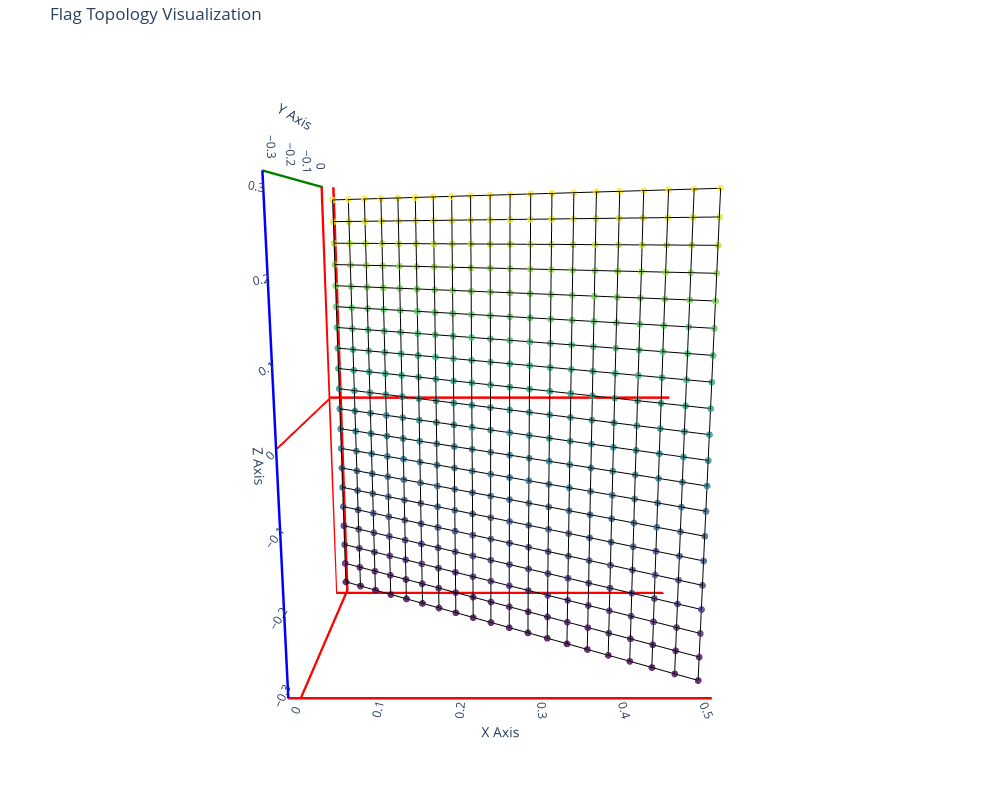

The notebook cell saved with this chart:
### Code cell
visualize_flag_vertices("flag_020_000.npy", use_topology=True)

### Figure 1 — Plotly figure (JSON) as saved in the notebook; plotly's stock layout.template omitted (floating-point values rounded to 4 significant figures; data arrays with more than 128 entries replaced by an {"elided": "..."} marker saying what was removed)
{"data": [{"line": {"color": "black", "width": 2}, "mode": "lines", "name": "Mesh Edges", "type": "scatter3d", "x": {"elided": "4560 float values"}, "y": {"elided": "4560 float values"}, "z": {"elided": "4560 float values"}}, {"marker": {"color": {"elided": "400 float values"}, "colorscale": [[0, "#440154"], [0.1111, "#482878"], [0.2222, "#3e4989"], [0.3333, "#31688e"], [0.4444, "#26828e"], [0.5556, "#1f9e89"], [0.6667, "#35b779"], [0.7778, "#6ece58"], [0.8889, "#b5de2b"], [1, "#fde725"]], "opacity": 0.8, "size": 4}, "mode": "markers", "name": "Vertices", "type": "scatter3d", "x": {"elided": "400 float values"}, "y": {"elided": "400 float values"}, "z": {"elided": "400 float values"}}], "layout": {"height": 800, "margin": {"b": 0, "l": 0, "r": 0, "t": 40}, "scene": {"aspectmode": "data", "camera": {"center": {"x": 0, "y": 0, "z": 0}, "eye": {"x": 0, "y": -2.5, "z": 0.5}, "up": {"x": 0, "y": 0, "z": 1}}, "xaxis": {"linecolor": "red", "linewidth": 5, "showbackground": false, "showgrid": false, "showline": true, "title": {"text": "X Axis"}, "zeroline": true, "zerolinecolor": "red", "zerolinewidth": 5}, "yaxis": {"linecolor": "green", "linewidth": 5, "showbackground": false, "showgrid": false, "showline": true, "title": {"text": "Y Axis"}, "zeroline": true, "zerolinecolor": "red", "zerolinewidth": 5}, "zaxis": {"linecolor": "blue", "linewidth": 5, "showbackground": false, "showgrid": false, "showline": true, "title": {"text": "Z Axis"}, "zeroline": true, "zerolinecolor": "red", "zerolinewidth": 5}}, "showlegend": false, "title": {"text": "Flag Topology Visualization"}, "width": 1000}}
